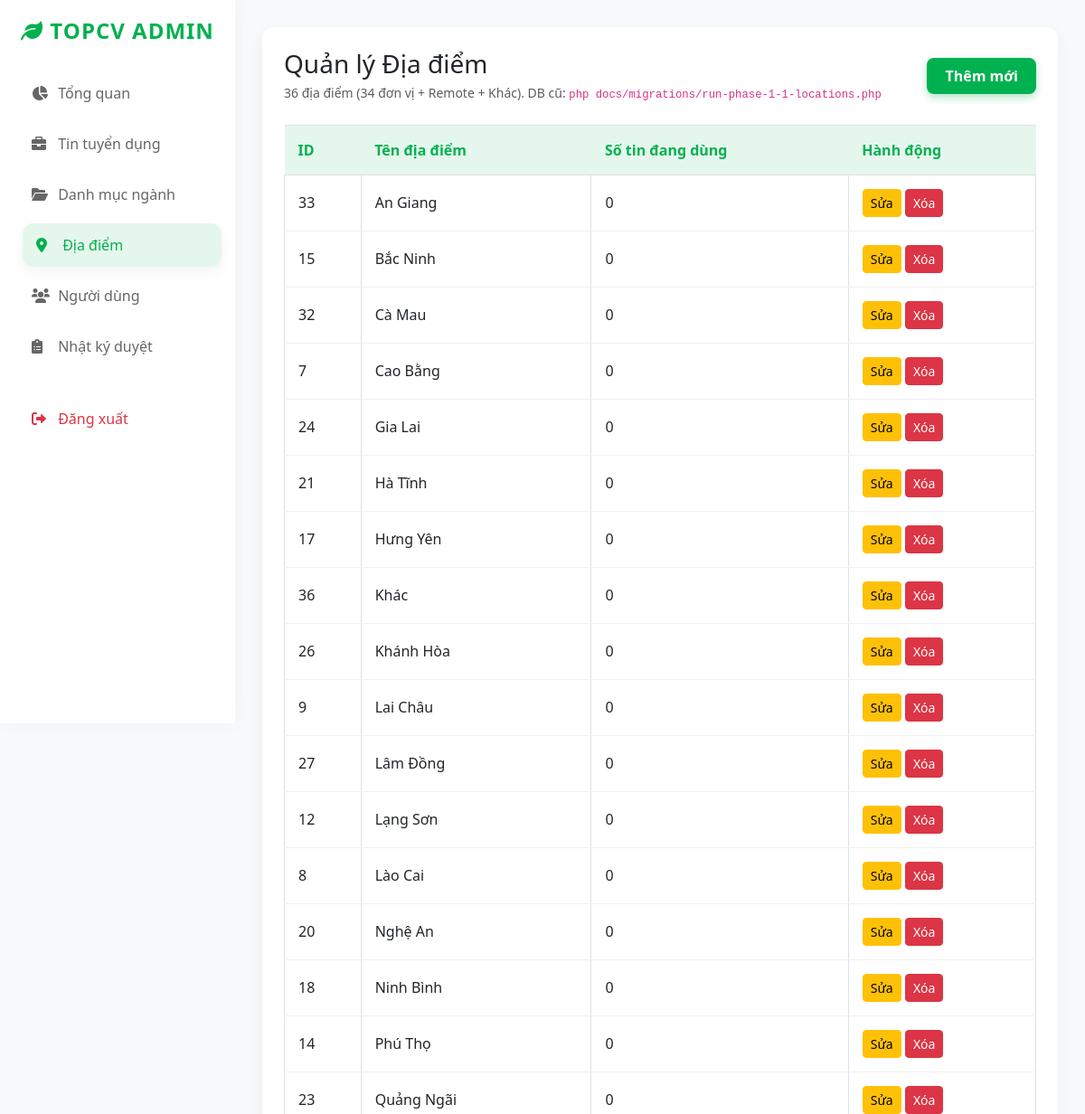
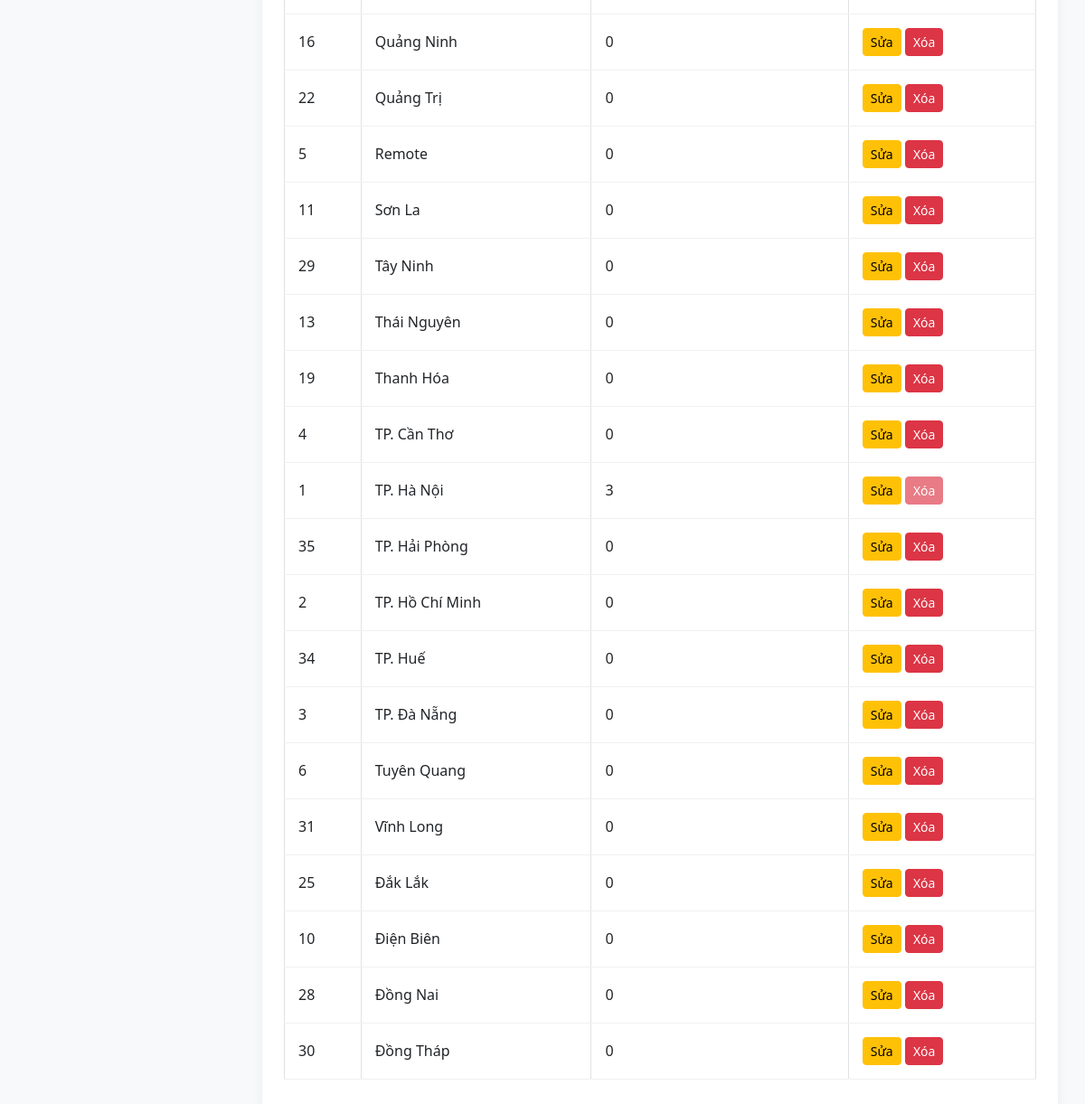
The page /admin/locations.php (signed in) on the database its author committed (2 pictures, top to bottom).
### tables this page shows
CREATE TABLE `locations` (
  `id` int(11) NOT NULL,
  `name` varchar(100) NOT NULL
);

### admin/locations.php (the view, shortened to what this page needs)
<?php
include 'includes/header.php';
$locations = $conn->query('SELECT l.*, (SELECT COUNT(*) FROM jobs j WHERE j.location_id = l.id) AS job_count FROM locations l ORDER BY l.name ASC')->fetchAll();
?>
<div class="d-flex justify-content-between align-items-center mb-4">
    <div>
        <h3 class="mb-1">Quản lý Địa điểm</h3>
        <p class="text-muted small mb-0">36 địa điểm (34 đơn vị + Remote + Khác). DB cũ: <code>php docs/migrations/run-phase-1-1-locations.php</code></p>
    </div>
    <button class="btn btn-primary" data-bs-toggle="modal" data-bs-target="#addModal">Thêm mới</button>
</div>
<table class="table table-bordered table-hover">
    <thead class="table-light">
        <tr>
            <th>ID</th>
            <th>Tên địa điểm</th>
            <th>Số tin đang dùng</th>
            <th>Hành động</th>
        </tr>
    </thead>
    <tbody>
        <?php foreach ($locations as $loc): ?>
        <tr>
            <td><?= (int) $loc['id'] ?></td>
            <td><?= htmlspecialchars($loc['name']) ?></td>
            <td><?= (int) $loc['job_count'] ?></td>
            <td>
                <button class="btn btn-sm btn-warning btn-edit"
                        data-id="<?= (int) $loc['id'] ?>"
                        data-name="<?= htmlspecialchars($loc['name']) ?>"
                        data-bs-toggle="modal" data-bs-target="#editModal">Sửa</button>
                <?php if ((int) $loc['job_count'] === 0): ?>
                <button onclick="confirmDelete('locations.php?delete=<?= (int) $loc['id'] ?>')" class="btn btn-sm btn-danger">Xóa</button>
                <?php else: ?>
                <button class="btn btn-sm btn-danger" disabled title="Đang có tin tuyển dụng">Xóa</button>
                <?php endif; ?>
            </td>
        </tr>
        <?php endforeach; ?>
    </tbody>
</table>
<?php include 'includes/footer.php'; ?>

### admin/includes/header.php (style rules this page uses)
:root { --primary-color: #00b14f; --primary-light: #e5f7ed; --text-dark: #2c3e50; --shadow-soft: 0 5px 15px rgba(0, 0, 0, 0.05); --radius: 12px; }
body { background-color: #f7f9fa; font-family: 'Segoe UI', sans-serif; color: var(--text-dark); }
.table thead th { background-color: var(--primary-light); color: var(--primary-color); border: none; padding: 15px; font-weight: 600; }
.table td { padding: 15px; vertical-align: middle; border-bottom: 1px solid #f0f0f0; }
.btn-primary { background-color: var(--primary-color); border: none; box-shadow: 0 4px 10px rgba(0, 177, 79, 0.3); padding: 8px 20px; border-radius: 8px; font-weight: 600; }

### rows shown on the page
locations: id "33", name "An Giang", job_count "0"
locations: id "15", name "Bắc Ninh", job_count "0"
locations: id "32", name "Cà Mau", job_count "0"
locations: id "7", name "Cao Bằng", job_count "0"
locations: id "24", name "Gia Lai", job_count "0"
locations: id "21", name "Hà Tĩnh", job_count "0"
locations: id "17", name "Hưng Yên", job_count "0"
locations: id "36", name "Khác", job_count "0"
locations: id "26", name "Khánh Hòa", job_count "0"
locations: id "9", name "Lai Châu", job_count "0"
locations: id "27", name "Lâm Đồng", job_count "0"
locations: id "12", name "Lạng Sơn", job_count "0"
locations: id "8", name "Lào Cai", job_count "0"
locations: id "20", name "Nghệ An", job_count "0"
locations: id "18", name "Ninh Bình", job_count "0"
locations: id "14", name "Phú Thọ", job_count "0"
locations: id "23", name "Quảng Ngãi", job_count "0"
locations: id "16", name "Quảng Ninh", job_count "0"
locations: id "22", name "Quảng Trị", job_count "0"
locations: id "5", name "Remote", job_count "0"
locations: id "11", name "Sơn La", job_count "0"
locations: id "29", name "Tây Ninh", job_count "0"
locations: id "13", name "Thái Nguyên", job_count "0"
locations: id "19", name "Thanh Hóa", job_count "0"
locations: id "4", name "TP. Cần Thơ", job_count "0"
locations: id "1", name "TP. Hà Nội", job_count "3", shows "Xóa"
locations: id "35", name "TP. Hải Phòng", job_count "0"
locations: id "2", name "TP. Hồ Chí Minh", job_count "0"
locations: id "34", name "TP. Huế", job_count "0"
locations: id "3", name "TP. Đà Nẵng", job_count "0"
locations: id "6", name "Tuyên Quang", job_count "0"
locations: id "31", name "Vĩnh Long", job_count "0"
locations: id "25", name "Đắk Lắk", job_count "0"
locations: id "10", name "Điện Biên", job_count "0"
locations: id "28", name "Đồng Nai", job_count "0"
locations: id "30", name "Đồng Tháp", job_count "0"
